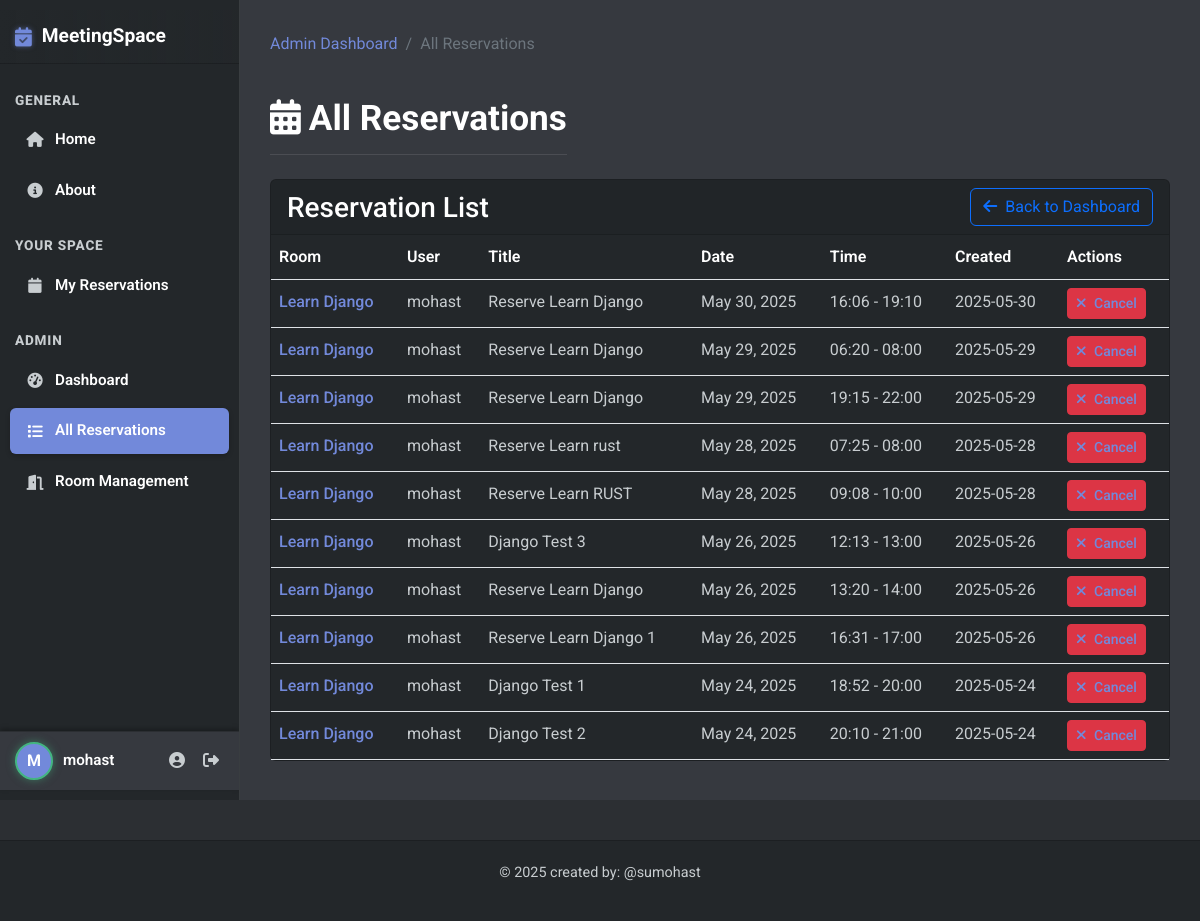
Before: /admin-reservations/ (signed in) with the older database file.
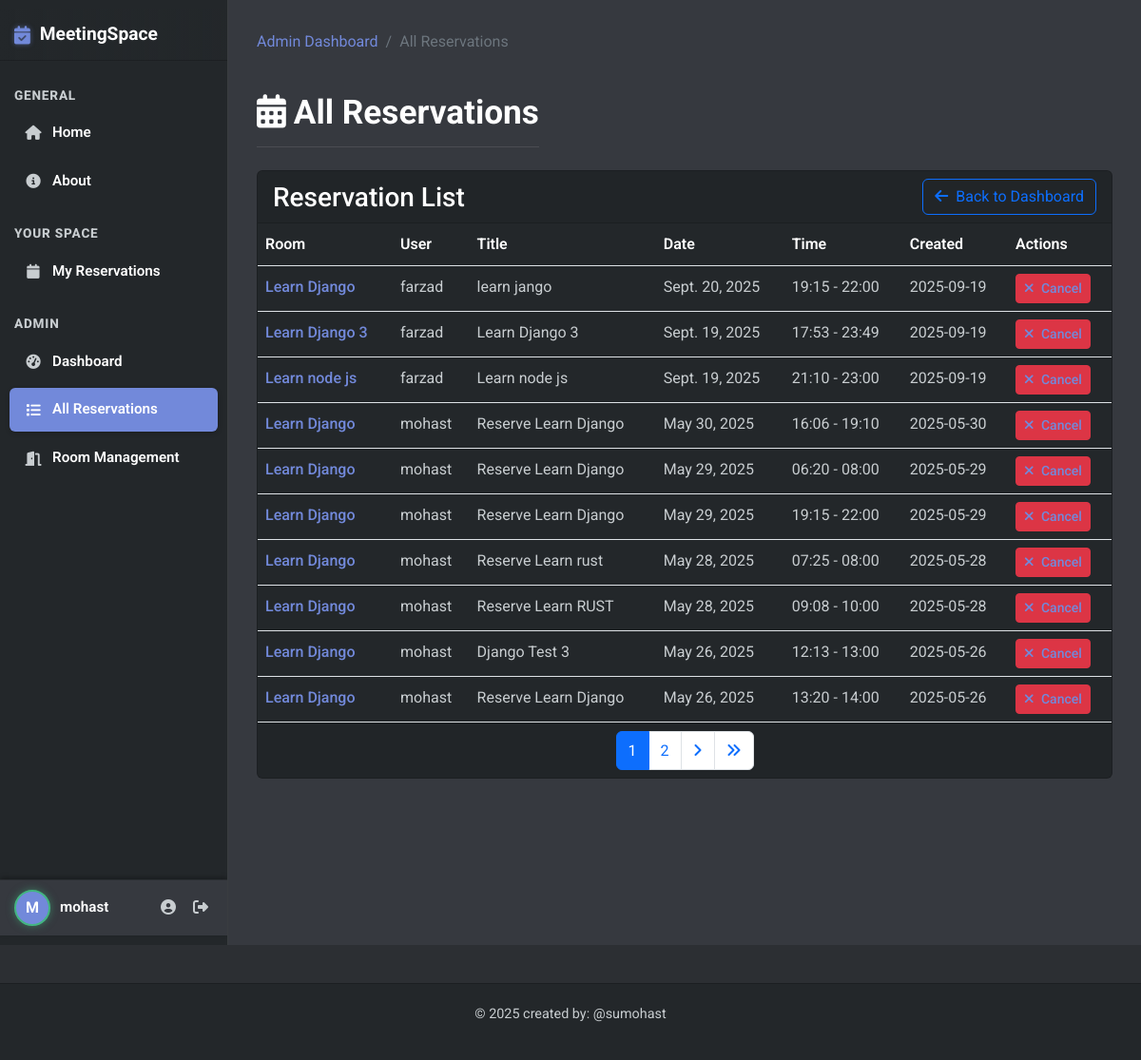
After: the same page with the newer database file.
### base/models.py (models this page shows, shortened)
class Reservation(models.Model):
    participant_count = models.IntegerField(default=1, help_text="Number of participants")
    room = models.ForeignKey(Room, on_delete=models.CASCADE)
    user = models.ForeignKey(User, on_delete=models.CASCADE)
    title = models.CharField(max_length=200)
    description = models.TextField(null=True, blank=True)
    date = models.DateField()
    start_time = models.TimeField()
    end_time = models.TimeField()
    participants_emails = models.TextField(null=True, blank=True,
                                          help_text="Enter email addresses separated by commas")
    reminder_sent = models.BooleanField(default=False) # this field is used to track if a reminder has been sent for this reservation
    created = models.DateTimeField(auto_now_add=True)
    updated = models.DateTimeField(auto_now=True)
    class Meta:
        ordering = ['date', 'start_time']
        constraints = [
            models.UniqueConstraint(
                fields=['room', 'date', 'start_time'],
                name='unique_reservation'
            )
        ]

class Room(models.Model):
    name = models.CharField(max_length=100)
    capacity = models.IntegerField(default=10)
    has_projector = models.BooleanField(default=False)
    has_whiteboard = models.BooleanField(default=False)
    has_video_conference = models.BooleanField(default=False)
    description = models.TextField(null=True, blank=True)
    created = models.DateTimeField(auto_now_add=True)
    updated = models.DateTimeField(auto_now=True)
    class Meta: # this class is used to define metadata for the model , for example when we want to sort the rooms by name
        ordering = ['name']

### base/views.py (the view)
# urls.py: path('admin-reservations/', views.admin_reservations, name="admin-reservations"),
@login_required
@staff_member_required
def admin_reservations(request):
    reservations_list = Reservation.objects.all().order_by('-date', 'start_time')
    paginator = Paginator(reservations_list, 10)  # Show 10 reservations per page
    page = request.GET.get('page')
    try:
        reservations = paginator.page(page)
    except PageNotAnInteger:
        reservations = paginator.page(1)
    except EmptyPage:
        reservations = paginator.page(paginator.num_pages)
    context = {
        'reservations': reservations,
    }
    return render(request, 'base/admin_reservations.html', context)

### templates/base/admin_reservations.html (shortened to what the changed rows need)
{% extends 'main.html' %}
{% load static %}
{% block content %}
<div class="row mb-4">
    <div class="col-12 d-flex justify-content-between align-items-center">
        <h1 class="mb-0"><i class="fas fa-calendar-alt me-2"></i>All Reservations</h1>
    </div>
</div>
<div class="row mb-4">
    <div class="col-12">
        <div class="card">
            <div class="card-body p-0">
                {% if reservations %}
                <div class="table-responsive">
                    <table class="table mb-0">
                        <thead>
                            <tr>
                                <th>Room</th>
                                <th>User</th>
                                <th>Title</th>
                                <th>Date</th>
                                <th>Time</th>
                                <th>Created</th>
                                <th>Actions</th>
                            </tr>
                        </thead>
                        <tbody>
                            {% for reservation in reservations %}
                            <tr>
                                <td>
                                    <a href="{% url 'room-detail' reservation.room.id %}">
                                        {{ reservation.room.name }}
                                    </a>
                                </td>
                                <td>{{ reservation.user.username }}</td>
                                <td>{{ reservation.title }}</td>
                                <td>{{ reservation.date }}</td>
                                <td>{{ reservation.start_time|time:"H:i" }} - {{ reservation.end_time|time:"H:i" }}</td>
                                <td>{{ reservation.created|date:"Y-m-d" }}</td>
                                <td>
                                    <a href="{% url 'cancel-reservation' reservation.id %}" class="btn btn-sm btn-danger">
                                        <i class="fas fa-times me-1"></i> Cancel
                                    </a>
                                </td>
                            </tr>
                            {% endfor %}
                        </tbody>
                    </table>
                </div>
                {% else %}
                <div class="card-body">
                    <p class="text-center">No reservations found.</p>
                </div>
                {% endif %}
            </div>
            {% if reservations.has_other_pages %}
            <div class="card-footer">
                <nav aria-label="Pagination">
                    <ul class="pagination justify-content-center mb-0">
                        {% for num in reservations.paginator.page_range %}
                            {% if reservations.number == num %}
                            <li class="page-item active">
                                <span class="page-link">{{ num }}</span>
                            </li>
                            {% elif num > reservations.number|add:'-3' and num < reservations.number|add:'3' %}
                            <li class="page-item">
                                <a class="page-link" href="?page={{ num }}">{{ num }}</a>
                            </li>
                            {% endif %}
                        {% endfor %}
                        {% if reservations.has_next %}
                        <li class="page-item">
                            <a class="page-link" href="?page={{ reservations.next_page_number }}">
                                <i class="fas fa-angle-right"></i>
                            </a>
                        </li>
                        <li class="page-item">
                            <a class="page-link" href="?page={{ reservations.paginator.num_pages }}">
                                <i class="fas fa-angle-double-right"></i>
                            </a>
                        </li>
                        {% endif %}
                    </ul>
                </nav>
            </div>
            {% endif %}
        </div>
    </div>
</div>
{% endblock %}

Changed rows visible on the page:
no longer on this page (row unchanged): Reservation: room.name "Learn Django", user.username "mohast", title "Reserve Learn Django 1", date "May 26, 2025", start_time "16:31", end_time "17:00", created "2025-05-26"
no longer on this page (row unchanged): Reservation: room.name "Learn Django", user.username "mohast", title "Django Test 1", date "May 24, 2025", start_time "18:52", end_time "20:00", created "2025-05-24"
no longer on this page (row unchanged): Reservation: room.name "Learn Django", user.username "mohast", title "Django Test 2", date "May 24, 2025", start_time "20:10", end_time "21:00", created "2025-05-24"
added Reservation: room.name "Learn Django", user.username "farzad", title "learn jango", date "Sept. 20, 2025", start_time "19:15", end_time "22:00", created "2025-09-19"
added Reservation: room.name "Learn Django 3", user.username "farzad", title "Learn Django 3", date "Sept. 19, 2025", start_time "17:53", end_time "23:49", created "2025-09-19"
added Reservation: room.name "Learn node js", user.username "farzad", title "Learn node js", date "Sept. 19, 2025", start_time "21:10", end_time "23:00", created "2025-09-19"
Other visible differences:
new list line: "1"
new list line: "2"
